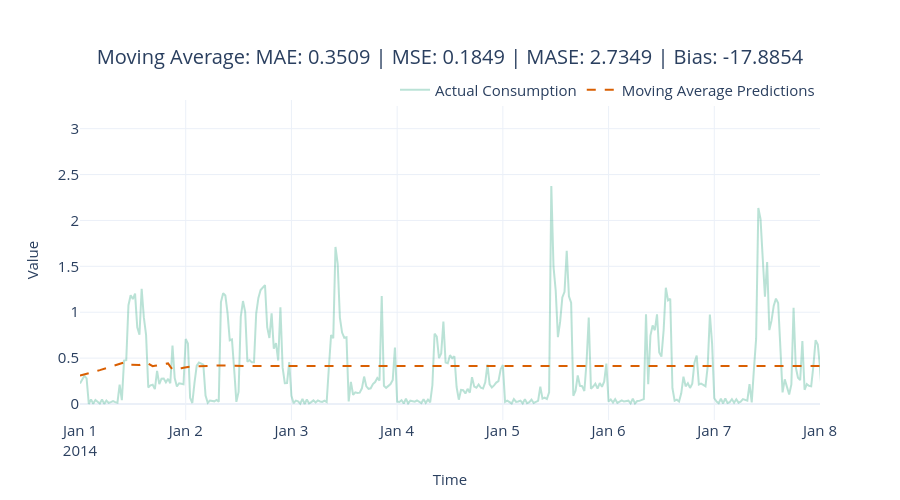

Source (notebook cell):
### Code cell
fig = plot_forecast(pred_df, forecast_columns=["moving_average_predictions"], forecast_display_names=['Moving Average Predictions'])
fig = format_plot(fig, title=f"Moving Average: MAE: {metrics['MAE']:.4f} | MSE: {metrics['MSE']:.4f} | MASE: {metrics['MASE']:.4f} | Bias: {metrics['Forecast Bias']:.4f}")
fig.update_xaxes(type="date", range=["2014-01-01", "2014-01-08"])
fig.show()

### Figure 1 — Plotly figure (JSON) as saved in the notebook; plotly's stock layout.template omitted (floating-point values rounded to 4 significant figures; data arrays with more than 128 entries replaced by an {"elided": "..."} marker saying what was removed)
{"data": [{"line": {"color": "rgba(27,158,119, 0.3)"}, "mode": "lines", "name": "Actual Consumption", "type": "scatter", "x": {"elided": "1488 str values"}, "y": {"elided": "1488 float values"}}, {"line": {"color": "rgba(217,95,2, 1)", "dash": "dash"}, "mode": "lines", "name": "Moving Average Predictions", "type": "scatter", "x": {"elided": "1488 str values"}, "y": {"elided": "1488 float values"}}], "layout": {"autosize": false, "height": 500, "legend": {"font": {"size": 15}, "orientation": "h", "title": {}, "x": 1, "xanchor": "right", "y": 0.98, "yanchor": "bottom"}, "title": {"font": {"size": 20}, "text": "Moving Average: MAE: 0.3509 | MSE: 0.1849 | MASE: 2.7349 | Bias: -17.8854", "x": 0.5, "xanchor": "center", "yanchor": "top"}, "width": 900, "xaxis": {"range": ["2014-01-01", "2014-01-08"], "tickfont": {"size": 15}, "title": {"font": {"size": 15}, "text": "Time"}, "type": "date"}, "yaxis": {"tickfont": {"size": 15}, "title": {"font": {"size": 15}, "text": "Value"}}}}
